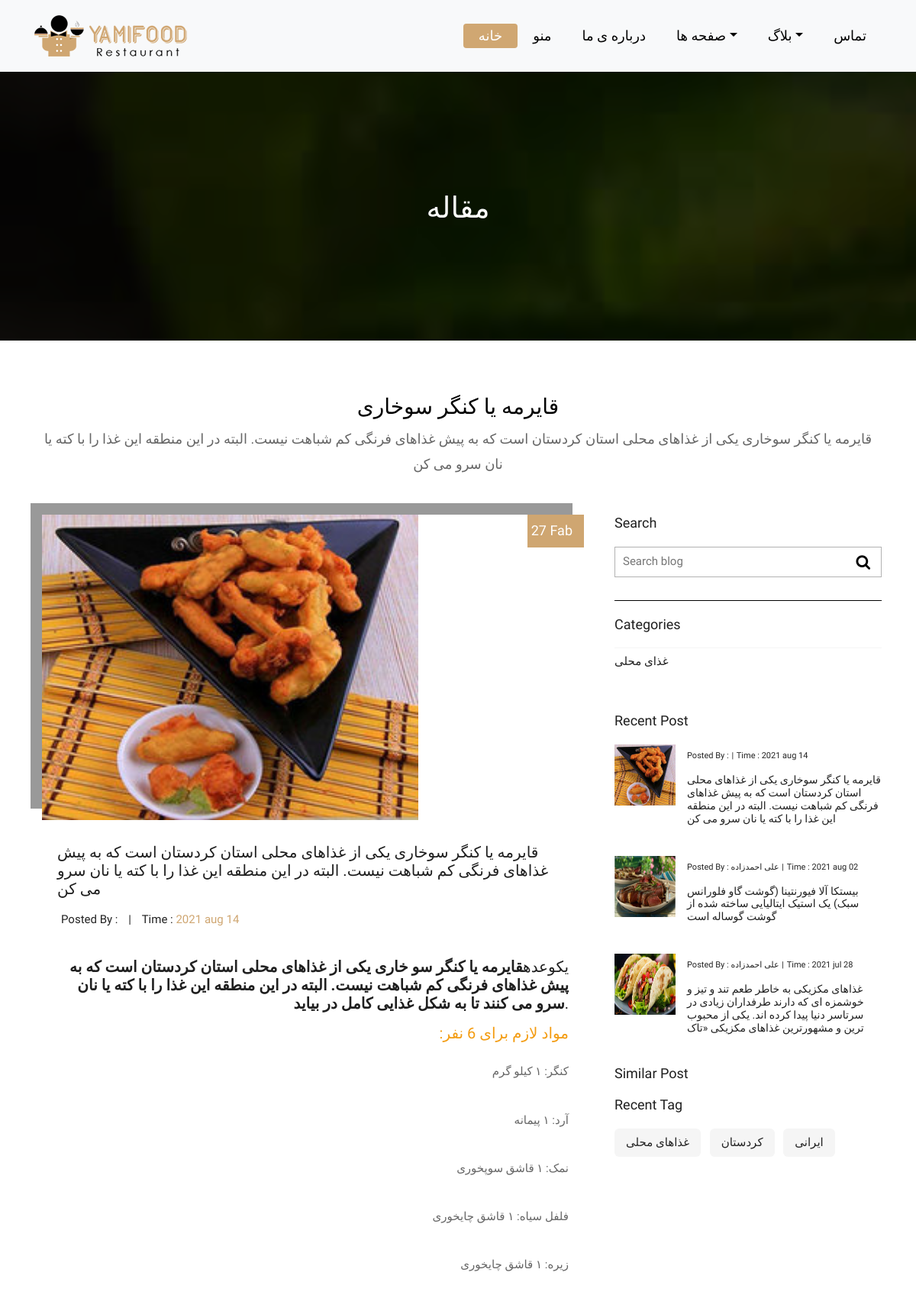
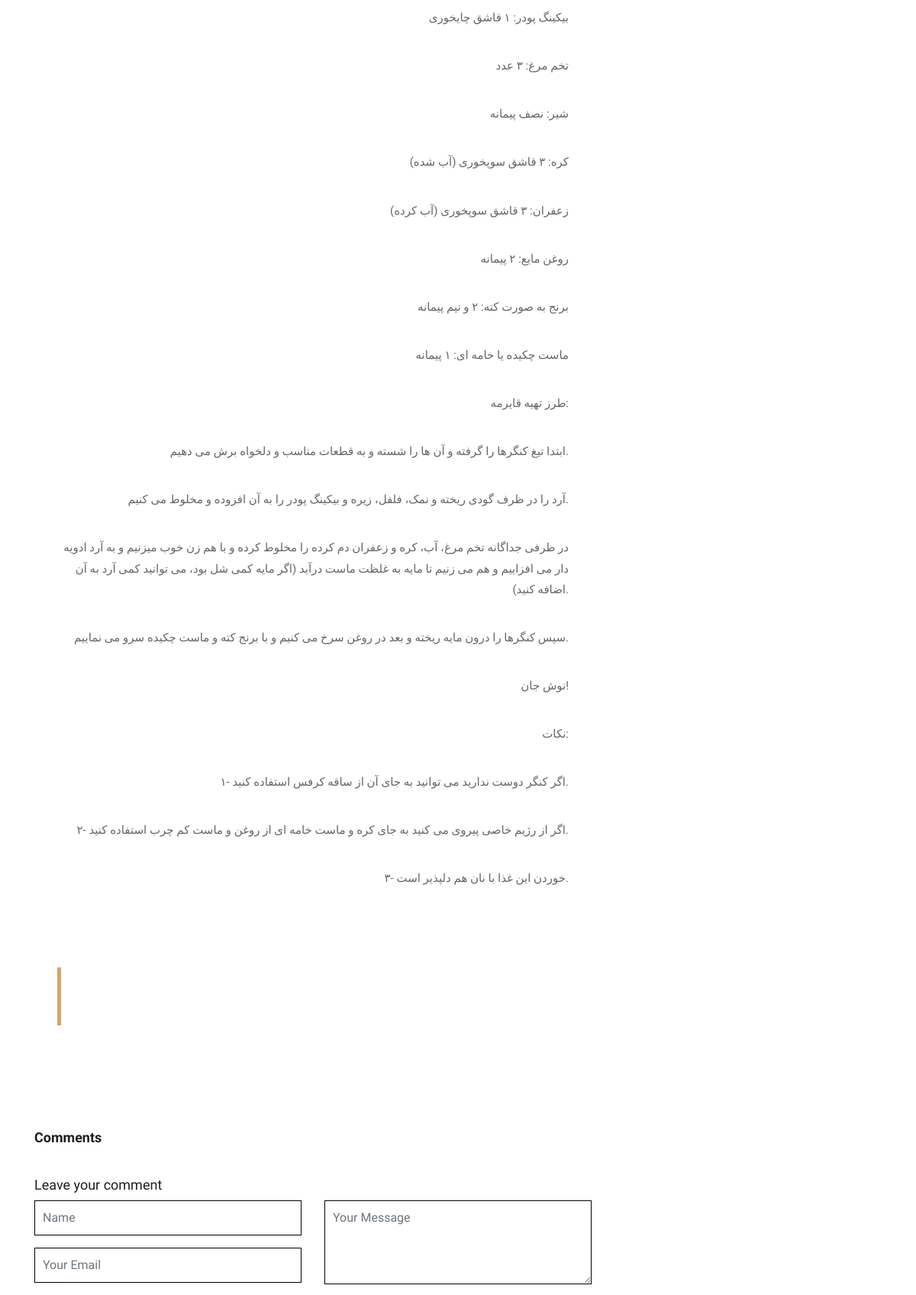
The page /blog/ghayrme-ghazaye-mahali (upper part) on the database its author committed (2 pictures, top to bottom).
### blog/models.py (models this page shows, shortened)
class Post(models.Model):
    STATUS = (
        ('draft','Draft'),
        ('publish', 'Publish'),
    )
    title = models.CharField(_("عنوان"), max_length=50)
    slug = models.SlugField(_("عنوان لاتین"), blank=True, null=True)
    description = models.CharField(_('توضیحات'), max_length=150)
    photo = models.ImageField(_("تصویر"), upload_to='blogs/', blank=True, null=True)
    content = RichTextField()
    pub_time = models.DateTimeField(_("زمان انتشار"), default=timezone.now)
    author = models.ForeignKey(User, verbose_name=_("نویسنده"), on_delete=models.CASCADE)
    category = models.ForeignKey("Category", verbose_name=_("دسته بندی"), related_name='blog',on_delete=models.CASCADE, default=None)
    tags = models.ManyToManyField("Tag", verbose_name=_("تگ ها"), related_name='blogs', default=None)
    status = models.CharField(_('وضعیت'), max_length=10, choices=STATUS, default='draft')

class Category(models.Model):
    title = models.CharField(_("عنوان"), max_length=50)
    create_at = models.DateTimeField(_("تاریخ انشتار"), auto_now=False, auto_now_add=True)
    slug = models.SlugField(_("عنوان لاتین"), unique=create_at)
    def __str__(self):
        return self.title

class Tag(models.Model):
    title = models.CharField(_("عنوان"), max_length=50)
    slug = models.SlugField(_("عنوان لاتین"))
    pub_time = models.DateTimeField(_("تاریخ انتشار"), auto_now=False, auto_now_add=True)
    update_at = models.DateTimeField(_("تاریخ بروزرسانی"), auto_now=True, auto_now_add=False)
    def __str__(self):
        return self.title

### blog/views.py (the view, shortened to what this page needs)
# urls.py: path('<slug:slug>', views.blog_detail, name='detail'),
def blog_detail(request, slug):
    detail = Post.objects.get(slug=slug)
    tags = Tag.objects.all().filter(blogs=detail)
    categorys = Category.objects.all().filter(blog=detail)
    recents = Post.objects.all().order_by('-pub_time')[:4]
    comm = Comments.objects.all().filter(comments=detail, active=True)
    posts_tags_ids = detail.tags.values_list('id', flat=True)
    post_similar = Post.objects.filter(tags__in=posts_tags_ids, status='publish').exclude(id=detail.id)
    post_similar = post_similar.annotate(same_tags=Count('tags')).order_by('-same_tags',)
    form = CommentForm()
    context = {
        'blog': detail,
        'tags': tags,
        'categorys': categorys,
        'recents': recents,
        'comments': comm,
        'form': form,
        'similar': post_similar,
    }
    return render(request, 'blog/blog_details.html', context)

### blog/forms.py
class CommentForm(forms.ModelForm):
    class Meta:
        model = Comments
        fields = ('name', 'email', 'content')

### blog/templates/blog/blog_details.html (shortened to what this page needs)
{% extends 'base.html' %}
{% block content %}
	<div class="all-page-title page-breadcrumb">
		<div class="container text-center">
			<div class="row">
				<div class="col-lg-12">
					<h1>مقاله</h1>
				</div>
			</div>
		</div>
	</div>
	<div class="blog-box">
		<div class="container">
			<div class="row">
				<div class="col-lg-12">
					<div class="heading-title text-center">
						<h2>{{blog.title}}</h2>
						<p>{{blog.description}}</p>
					</div>
				</div>
			</div>
			<div class="row">
				<div class="col-xl-8 col-lg-8 col-12">
					<div class="blog-inner-details-page">
						<div class="blog-inner-box">
							<div class="side-blog-img">
								<img class="img-fluid" src="{{blog.photo.url}}" style="height: 400px;" alt="">
								<div class="date-blog-up">
									27 Fab
								</div>
							</div>
							<div class="inner-blog-detail details-page">
								<h3>{{blog.description}}</h3>
								<ul>
									<li>Posted By : </li>
									<li>|</li>
									<li>Time : <span>{{blog.pub_time|date:"Y b d"}}</span></li>
								</ul>
								<p dir="rtl">{{blog.content|safe}}</p>
								<blockquote>
									<p></p>
								</blockquote>
								<p></p>
							</div>
						</div>
						<div class="blog-comment-box">
							<h3>Comments</h3>
						</div>
						<div class="comment-respond-box">
							<h3>Leave your comment </h3>
							<div class="comment-respond-form">
								<form id="commentrespondform" class="comment-form-respond row" method="POST">
									<div class="col-lg-6 col-md-6 col-sm-6">
										<div class="form-group">
											<input id="name_com" class="form-control" name="name" placeholder="Name" type="text">
										</div>
										<div class="form-group">
											<input id="email_com" class="form-control" name="email" placeholder="Your Email" type="email">
										</div>
									</div>
									<div class="col-lg-6 col-md-6 col-sm-6">
										<div class="form-group">
											<textarea class="form-control" name='content' id="textarea_com" placeholder="Your Message" rows="2"></textarea>
										</div>
									</div>
								</form>
							</div>
						</div>
					</div>
				</div>
				<div class="col-xl-4 col-lg-4 col-md-6 col-sm-8 col-12 blog-sidebar">
					<div class="right-side-blog">
						<h3>Search</h3>
						<form action="{% url 'blog:search' %}" method="get">
						    <div class="blog-search-form">
                                <input name="search" placeholder="Search blog" type="text">
							    <button class="search-btn" type="submit">
								    <i class="fa fa-search" aria-hidden="true"></i>
							    </button>
						    </div>
						</form>
						<h3>Categories</h3>
						<div class="blog-categories">
							<ul>
								{% for category in categorys %}
								<li><a href="{% url 'blog:category' category.slug %}"><span>{{category}}</span></a></li>
								{% endfor %}
							</ul>
						</div>
						<h3>Recent Post</h3>
						<div class="post-box-blog">
							<div class="recent-post-box">
							    {% for recent in recents %}
								<div class="recent-box-blog">
									<div class="recent-img">
										<img class="img-fluid" src="{{recent.photo.url}}" style="height: 80px; width: 80px;" alt="">
									</div>
									<div class="recent-info">
										<ul>
											<li>Posted By : <span>{{recent.author.first_name}} {{recent.author.last_name}}</span></li>
											<li>|</li>
											<li>Time : <span>{{recent.pub_time|date:"Y b d"}}</span></li>
										</ul>
										<h4 dir="rtl"><a href="{% url 'blog:detail' recent.slug %}">{{recent.description}}</a></h4>
									</div>
								</div>
								{% endfor %}
							</div>
						</div>
						<h3>Similar Post</h3>
						<h3>Recent Tag</h3>
						<div class="blog-tag-box">
							<ul class="list-inline tag-list">
								{% for tag in tags %}
								<li class="list-inline-item"><a href="{% url 'blog:tag' tag.slug %}">{{tag}}</a></li>
								{% endfor %}
							</ul>
						</div>
					</div>
				</div>
			</div>
		</div>
	</div>
{% endblock content %}

### templates/base.html (shortened to what this page needs)
{% load static %}
<!DOCTYPE html>
<html lang="en">
<head>
    <link rel="stylesheet" href="{% static "css/bootstrap.min.css" %}">
    <link rel="stylesheet" href="{% static "css/style.css" %}">
    <link rel="stylesheet" href="{% static "css/responsive.css" %}">
    <link rel="stylesheet" href="{% static "css/custom.css" %}">
</head>
<body>
    {% include "partials/_header.html" %}
    {% block content %}
    {% endblock content %}
</body>
</html>

### templates/partials/_header.html (shortened to what this page needs)
	<header class="top-navbar">
		<nav class="navbar navbar-expand-lg navbar-light bg-light">
			<div class="container">
				<a class="navbar-brand" href="list.html">
					<img src="images/logo.png" alt="" />
				</a>
				<div class="collapse navbar-collapse" id="navbars-rs-food">
					<ul class="navbar-nav ml-auto">
						<li class="nav-item active"><a class="nav-link" href="">خانه</a></li>
						<li class="nav-item"><a class="nav-link" href="{% url 'food:food_list' %}">منو</a></li>
						<li class="nav-item"><a class="nav-link" href="{% url 'food:about' %}">درباره ی ما</a></li>
						<li class="nav-item dropdown">
							<a class="nav-link dropdown-toggle" href="#" id="dropdown-a" data-toggle="dropdown">صفحه ها</a>
						</li>
						<li class="nav-item dropdown">
							<a class="nav-link dropdown-toggle" href="#" id="dropdown-a" data-toggle="dropdown">بلاگ</a>
						</li>
						<li class="nav-item"><a class="nav-link" href="{% url 'contact:contact' %}">تماس</a></li>
					</ul>
				</div>
			</div>
		</nav>
	</header>

### rows shown on the page
Post: title "قایرمه یا کنگر سوخاری", description "قایرمه یا کنگر سوخاری یکی از غذاهای محلی استان کردستان است که به پیش غذاهای فرنگی کم شباهت نیست. البته در این منطقه این غذا را با کته یا نان سرو می کن", photo (picture), pub_time "2021 aug 14", content "یکوعده قایرمه یا کنگر سو خاری یکی از غذاهای محلی استان کردستان است که به پیش غذاهای فرنگی کم شباهت نیست. البته در این منطقه این غذا را با کته یا نان سرو می کنند تا به شکل غذایی کامل در بیاید . :مواد لازم برای 6 نفر کنگر: ۱ کیلو گرم آرد: ۱ پیمانه نمک: ۱ قاشق سوپخوری فلفل سیاه: ۱ قاشق چایخوری زیره: ۱ قاشق چایخوری بیکینگ پودر: ۱ قاشق چایخوری تخم مرغ: ۳ عدد شیر: نصف پیمانه کره: ۳ قاشق سوپخوری (آب شده) زعفران: ۳ قاشق سوپخوری (آب کرده) روغن مایع: ۲ پیمانه برنج به صورت کته: ۲ و نیم پیمانه ماست چکیده یا خامه ای: ۱ پیمانه طرز تهیه قایرمه: ابتدا تیغ کنگرها را گرفته و آن ها را شسته و به قطعات مناسب و دلخواه برش می‌ دهیم. آرد را در ظرف گودی ریخته و نمک، فلفل، زیره و بیکینگ‌ پودر را به آن افزوده و مخلوط…"
Category: title "غذای محلی"
Post: photo (picture), author.first_name "علی", author.last_name "احمدزاده", pub_time "2021 aug 02", description "بیستکا آلا فیورنتینا (گوشت گاو فلورانس سبک) یک استیک ایتالیایی ساخته شده از گوشت گوساله است"
Post: photo (picture), author.first_name "علی", author.last_name "احمدزاده", pub_time "2021 jul 28", description "غذاهای مکزیکی به خاطر طعم تند و تیز و خوشمزه ای که دارند طرفداران زیادی در سرتاسر دنیا پیدا کرده اند. یکی از محبوب ترین و مشهورترین غذاهای مکزیکی «تاک"
Tag: title "غذاهای محلی"
Tag: title "کردستان"
Tag: title "ایرانی"
